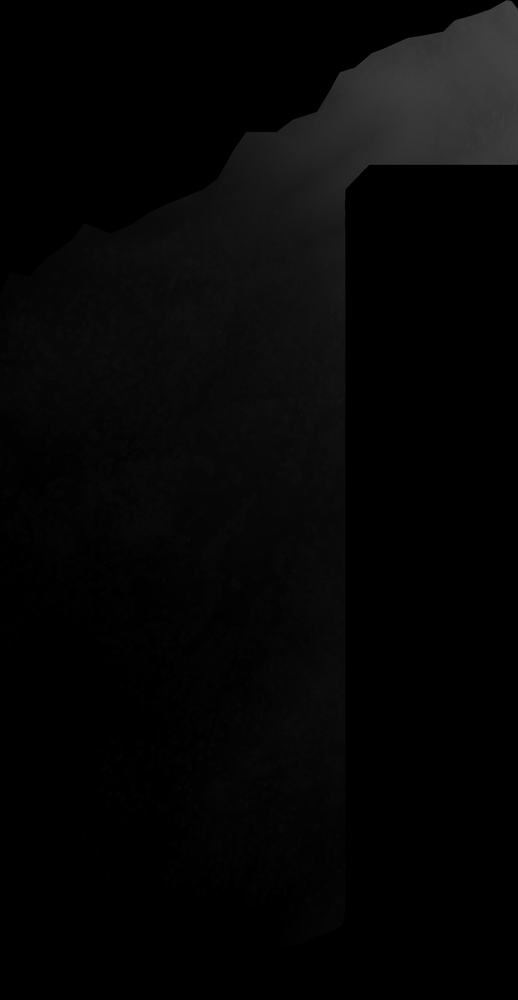
#> input picture UAV_LIDAR_GROUND_HEIGHTMAP_FINAL_RESCALED_.png, 518 x 1000 px, shrunk from 1500 x 2894 before the run
$ python heightmap_homomorphic.py
#> lines starting #> are read from the running program, lines starting #| are printed output that depends on the picture
import cv2
import numpy as np
import matplotlib.pyplot as plt

# https://dsp.stackexchange.com/questions/42476/homomorphic-filter-python-overflow

img = cv2.imread('UAV_LIDAR_GROUND_HEIGHTMAP_FINAL_RESCALED_.png',-1)
#> img is the input picture: shape (1000, 518, 3); min 0, max 73, mean 5.9
img = np.float32(img)
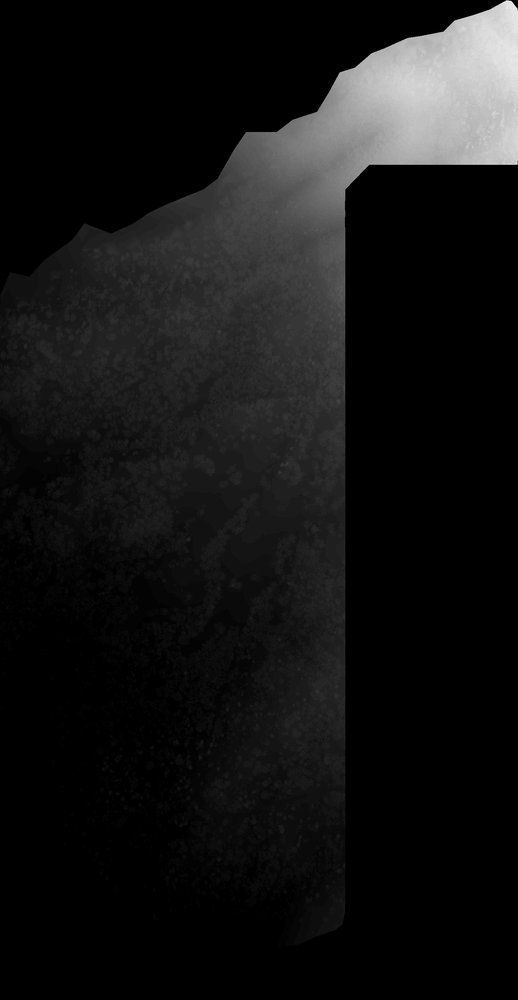
#> img: shape (1000, 518, 3) float32; min 0, max 73, mean 5.9; drawn with min black and max white
img = img/255

rows,cols,dim=img.shape
#> rows = 1000; cols = 518; dim = 3

rh, rl, cutoff = 2.5,0.5,32

imgYCrCb = cv2.cvtColor(img, cv2.COLOR_BGR2YCrCb)
#> imgYCrCb: shape (1000, 518, 3) float32; mean of channels 0, 1, 2 0.0232, 0.5, 0.5
y,cr,cb = cv2.split(imgYCrCb)
#> cr: shape (1000, 518) float32; every value is 0.5

y_log = np.log(y+0.01)
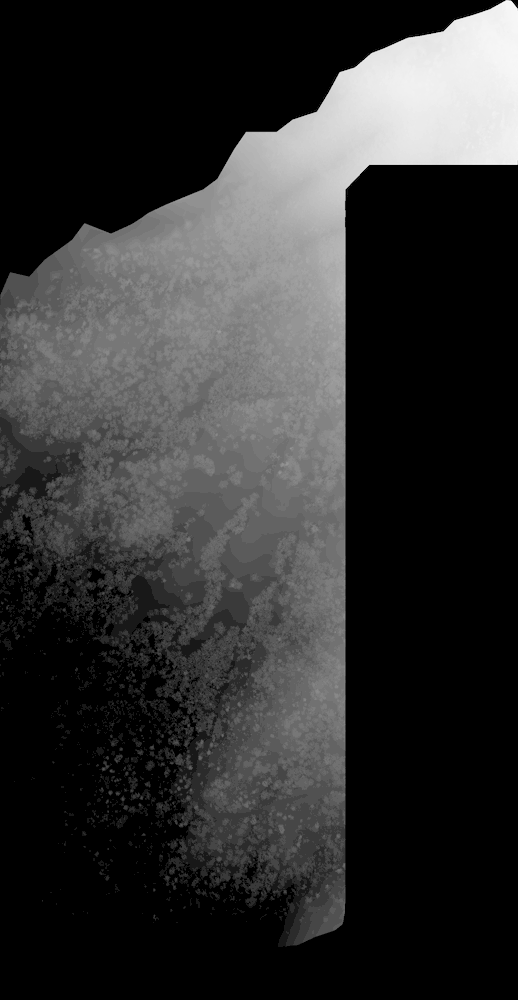
#> y_log: shape (1000, 518) float32; min -4.61, max -1.22, mean -3.95; drawn with min black and max white

y_fft = np.fft.fft2(y_log)

y_fft_shift = np.fft.fftshift(y_fft)


DX = cols/cutoff
#> DX = 16.19
G = np.ones((rows,cols))
for i in range(rows):
    for j in range(cols):
        G[i][j]=((rh-rl)*(1-np.exp(-((i-rows/2)**2+(j-cols/2)**2)/(2*DX**2))))+rl
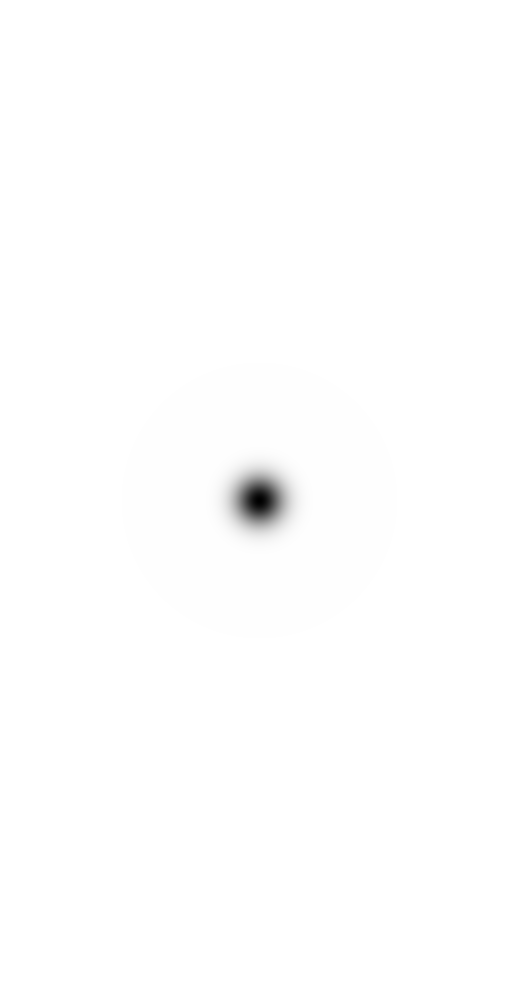
#> G: shape (1000, 518) float64; min 0.5, max 2.5, mean 2.49; drawn with min black and max white

result_filter = G * y_fft_shift

result_interm = np.real(np.fft.ifft2(np.fft.ifftshift(result_filter)))
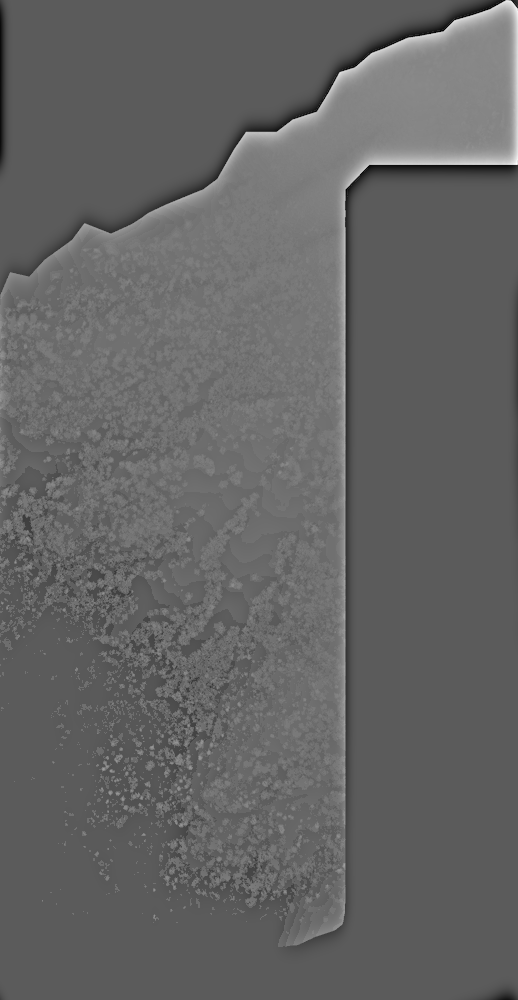
#> result_interm: shape (1000, 518) float64; min -5.7, max 3.71, mean -1.97; drawn with min black and max white

result = np.exp(result_interm)
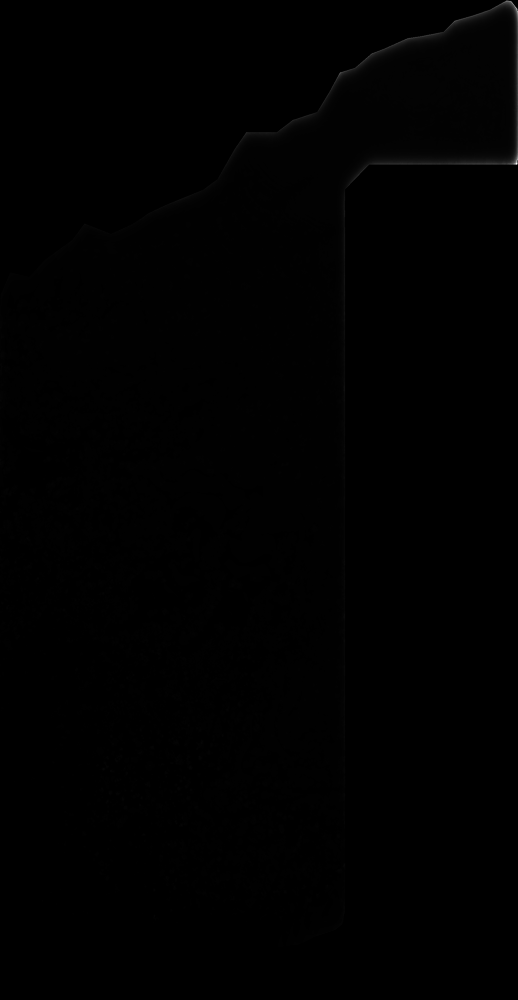
#> result: shape (1000, 518) float64; min 0.00336, max 40.88, mean 0.2; drawn with min black and max white

cv2.imwrite('UAV_LIDAR_GROUND_HEIGHTMAP_FINAL_RESCALED_HOMOMORPHIC.png', result)
